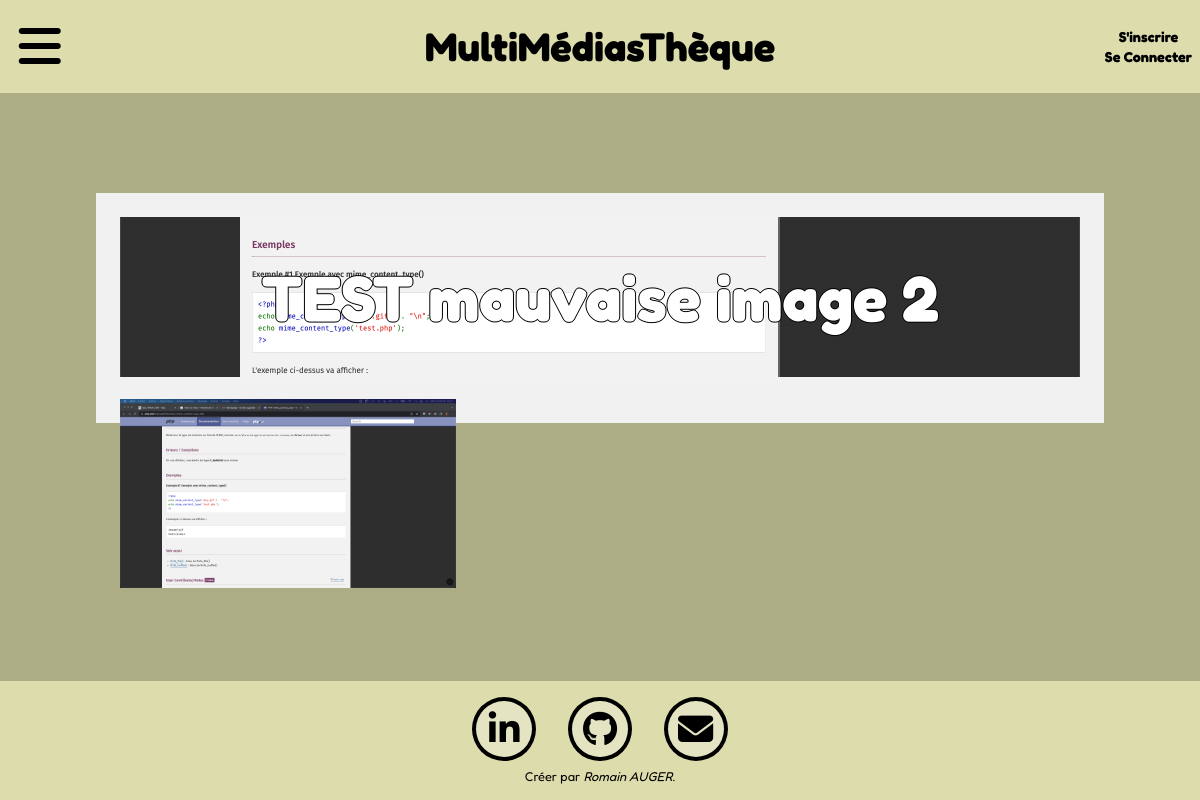
The page /?page=new_view&Id=48 on the database its author committed.
### tables this page shows
CREATE TABLE "News" (
	"Id"	INTEGER,
	"Image_1_name"	TEXT,
	"Image_1_path"	TEXT,
	"Title"	TEXT,
	"Introduction"	TEXT,
	"Paragraphe_1"	TEXT,
	"Image_2_name"	TEXT,
	"Image_2_path"	TEXT,
	"Paragraphe_2"	TEXT,
	"Image_3_name"	TEXT,
	"Image_3_path"	TEXT,
	"Paragraphe_3"	TEXT,
	"Conclusion"	TEXT,
	"Id_User"	TEXT,
	PRIMARY KEY("Id" AUTOINCREMENT)
);

### Controls/new_view_controller.php (called while the page is built)
<?php
    $bddPDO = new PDO('sqlite:Private/DataBase/Project_Database.db');
    $bddPDO->setAttribute(PDO::ATTR_ERRMODE, PDO::ERRMODE_EXCEPTION);
    $NewsMana = new NewsManager($bddPDO);
    $news = $NewsMana -> selectOneNews((int) $_GET["Id"]);
    require "Views/new_view.php";
?>

### index.php (called while the page is built, shortened)
<?php
require "Models/News.php";
require "Models/NewsManager.php";
require "Views/layout.php";
?>

### Models/NewsManager.php (called while the page is built, shortened)
<?php
    class NewsManager{
        private $bddPDO;
        public function __construct(PDO $bddPDO) {
            $this->bddPDO = $bddPDO;
        }
        public function selectOneNews($Id){
            $query = $this->bddPDO->prepare("SELECT * FROM News WHERE Id = :Id");
            $query -> bindValue(":Id", (int) $Id);
            $query-> execute();
            $query->setFetchMode(PDO::FETCH_CLASS  | PDO::FETCH_PROPS_LATE, "News" );
            $select = $query->fetch();
            return $select;
        }
    }
?>

### Models/News.php (called while the page is built, shortened)
<?php
class News
 {
    private $errors = [],
    $Id,
    $Title,
    $Introduction,
    $Conclusion,
    $Paragraphe_1,
    $Paragraphe_2,
    $Paragraphe_3,
    $Image_1_name,
    $Image_2_name,
    $Image_3_name,
    $Image_1_path,
    $Image_2_path,
    $Image_3_path,
    $Id_User;
    public function getTitle(){
        return $this->Title;
    }
    public function getImage_1_name(){
        return $this->Image_1_name;
    }
    public function getImage_3_name(){
        return $this->Image_3_name;
    }
    public function getImage_1_path(){
        return $this->Image_1_path;
    }
    public function getImage_3_path(){
        return $this->Image_3_path;
    }
}
?>

### Views/new_view.php (the view, shortened to what this page needs)
<section class="new_view">
    <header>
        <img src="<?= $news->getImage_1_path(); ?>" alt="<?= $news->getImage_1_name(); ?>" class="image_1">
        <h1><?= $news->getTitle(); ?></h1>
    </header>
    <img src="<?= $news->getImage_3_path(); ?>" alt="<?= $news->getImage_3_name(); ?>" class="image_3">
</section>

### Assets/Style/style.css (style rules this page uses)
:root { --template-background: rgb(220, 220, 173); --template-color: black; --template-border: black; --html-background: rgb(172, 172, 133); --list-color: rgb(68, 68, 68); --title-color: rgb(15, 15, 15); --home-article-color: rgb(228, 228, 195); --home-article-shadow: rgb(100, 100, 87); --article-title: white; --formulaire-title: black; --nav-background: rgb(237, 237, 203); --nav-color: rgb(70, 70, 70); --admin-list: whitesmoke; --admin-text-list: black; --chats: beige; --chats-text: black; --menu-background: beige; --menu-color: black; }
* { margin: 0; padding: 0; font-family: 'Fredoka'; }
html { width: 100%; min-height: 100vh; }
html body { width: 100%; min-height: 100vh; display: flex; flex-direction: column; justify-content: space-between; background-color: var(--html-background); }
header { background-color: var(--template-background); color: var(--template-color); display: flex; justify-content: center; align-items: center; position: relative; }
header h1 { padding: 1em 0; }
.new_view { background-color: rgb(241, 241, 241); padding: 1em; margin: 0.5em; }
.new_view h1 { position: absolute; font-size:xx-large; font-weight: 900; text-align: center; color: white; text-shadow: -1px 0 black, 0 1px black, 1px 0 black, 0 -1px black; }
.new_view img { width: 50%; margin: 0; padding: 0; }
.new_view .image_3 { float: left; margin-right: 0.5em; }
.new_view header { position: relative; overflow: hidden; height: 10em; }
.new_view header img { width: 100%; }
@media screen and (min-width: 600px) { header h1 { padding: 0.7em 0; } }
@media screen and (min-width: 600px) { .new_view { padding: 1.5em; } }
@media screen and (min-width: 600px) { .new_view h1 { font-size:4rem; } }
@media screen and (min-width: 600px) { .new_view img { width: 40%; } }
@media screen and (min-width: 600px) { .new_view .image_3 { margin-right: 1em; } }
@media screen and (min-width: 1024px) { header h1 { padding: 0.7em 0; } }
@media screen and (min-width: 1024px) { .new_view { width: 80%; margin: 0.5em auto; } }
@media screen and (min-width: 1024px) { .new_view img { width: 35%; } }

### rows shown on the page
news: Image_1_path (picture), Title "TEST mauvaise image 2", Image_3_path (picture)
